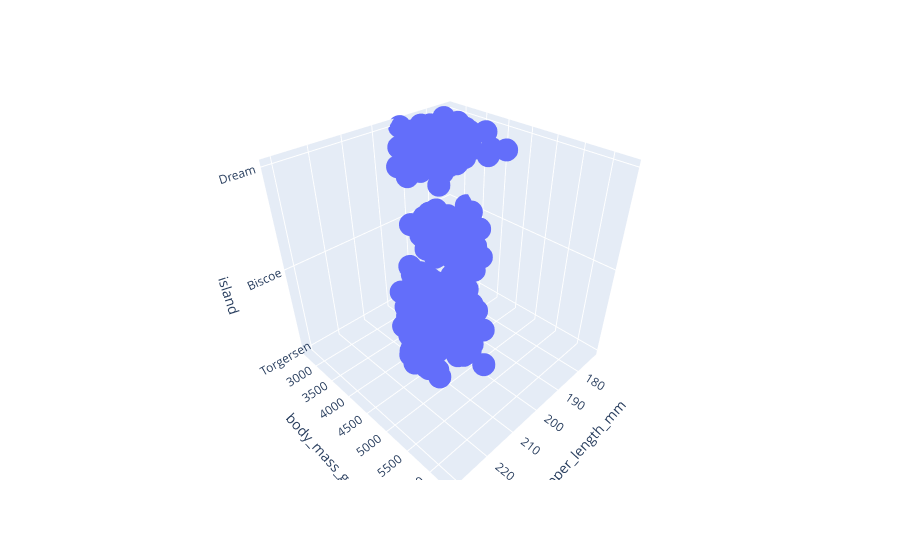

The cell this chart's notebook holds for it:
### Markdown cell above
Una posible solución sería agregar más dimensiones a nuestra visualización:

### Code cell
px.scatter_3d(df, x="flipper_length_mm", y="body_mass_g", z="island")

### Figure 1 — Plotly figure (JSON) as saved in the notebook; plotly's stock layout.template omitted (floating-point values rounded to 4 significant figures; data arrays with more than 128 entries replaced by an {"elided": "..."} marker saying what was removed)
{"data": [{"hovertemplate": "flipper_length_mm=%{x}<br>body_mass_g=%{y}<br>island=%{z}<extra></extra>", "legendgroup": "", "marker": {"color": "#636efa", "symbol": "circle"}, "mode": "markers", "name": "", "scene": "scene", "showlegend": false, "type": "scatter3d", "x": {"elided": "334 int values"}, "y": {"elided": "334 int values"}, "z": {"elided": "334 str values"}}], "layout": {"legend": {"tracegroupgap": 0}, "margin": {"t": 60}, "scene": {"domain": {"x": [0, 1], "y": [0, 1]}, "xaxis": {"title": {"text": "flipper_length_mm"}}, "yaxis": {"title": {"text": "body_mass_g"}}, "zaxis": {"title": {"text": "island"}}}}}
